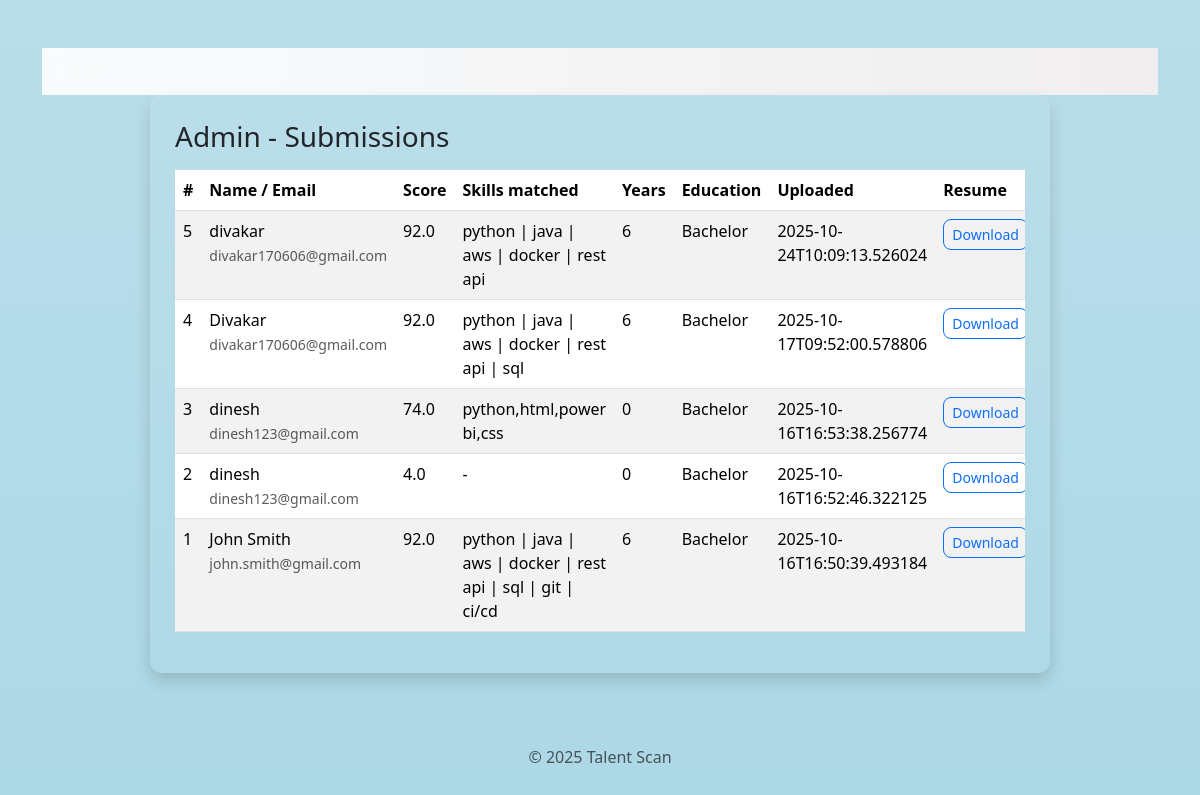
The page /admin on the database its author committed.
### tables this page shows
CREATE TABLE resumes (
            id INTEGER PRIMARY KEY AUTOINCREMENT,
            name TEXT,
            email TEXT,
            filename TEXT,
            score REAL,
            matches TEXT,
            years_experience INTEGER,
            education TEXT,
            job_description TEXT,
            created_at TEXT
        );

### app.py (the view)
@app.route("/admin")
def admin():
    db = get_db()
    cur = db.execute("SELECT * FROM resumes ORDER BY created_at DESC")
    rows = cur.fetchall()
    return render_template("admin.html", rows=rows)

### app.py (called while the page is built)
def get_db():
    db = getattr(g, "_database", None)
    if db is None:
        db = g._database = sqlite3.connect(DB_PATH)
        db.row_factory = sqlite3.Row
    return db

@app.teardown_appcontext
def close_connection(exception):
    db = getattr(g, "_database", None)
    if db is not None:
        db.close()

### templates/admin.html
{% extends "base.html" %}
{% block content %}
<nav class="navbar navbar-expand-lg navbar-dark navbar-custom">
      <div class="container">
          <a class="btn btn-outline-light btn-sm" href="{{ url_for('index') }}">Home</a>
      </div>
</nav>
<div class="card shadow mx-auto premium-card">
  <div class="card-body p-4">
    <h3>Admin - Submissions</h3>
    <div class="table-responsive mt-3">
      <table class="table table-striped">
        <thead>
          <tr>
            <th>#</th>
            <th>Name / Email</th>
            <th>Score</th>
            <th>Skills matched</th>
            <th>Years</th>
            <th>Education</th>
            <th>Uploaded</th>
            <th>Resume</th>
          </tr>
        </thead>
        <tbody>
          {% for r in rows %}
          <tr>
            <td>{{ r["id"] }}</td>
            <td>{{ r["name"] }}<br><small class="text-muted">{{ r["email"] }}</small></td>
            <td>{{ r["score"] }}</td>
            <td>{{ r["matches"] or "-" }}</td>
            <td>{{ r["years_experience"] }}</td>
            <td>{{ r["education"] }}</td>
            <td>{{ r["created_at"] }}</td>
            <td><a class="btn btn-sm btn-outline-primary" href="{{ url_for('uploaded_file', filename=r['filename']) }}">Download</a></td>
          </tr>
          {% endfor %}
        </tbody>
      </table>
    </div>
  </div>
</div>
{% endblock %}

### templates/base.html (shortened to what this page needs)
<!doctype html>
<html lang="en">
  <head>
    <link href="https://cdn.jsdelivr.net/npm/bootstrap@5.3.2/dist/css/bootstrap.min.css" rel="stylesheet">
    <link rel="stylesheet" href="style.css">
  </head>
  <body class="bg-gradient" style="background-color: lightblue;">
    <main class="container py-5">
      {% block content %}{% endblock %}
    </main>
    <footer class="text-center py-4 text-muted">
      &copy; {{ (2025) }} Talent Scan
    </footer>
  </body>
</html>

### templates/static/css/style.css (style rules this page uses)
body.bg-gradient { background: linear-gradient(135deg, #0f172a 0%, #0b1220 100%); background-color: aquamarine; min-height: 100vh; color: #ffffff; }
.navbar-custom { background: linear-gradient(90deg, rgba(255, 255, 255, 0.915), rgba(245, 239, 239, 0.921)); }
.premium-card { max-width: 900px; border-radius: 12px; background: linear-gradient(180deg, rgba(255,255,255,0.03), rgba(255,255,255,0.02)); border: 1px solid rgba(255,255,255,0.04); }
.form-control, .btn { border-radius: 8px; }

### rows shown on the page
resumes: id "5", name "divakar", email "divakar170606@gmail.com", score "92.0", matches "python | java | aws | docker | rest api", years_experience "6", education "Bachelor", created_at "2025-10-24T10:09:13.526024"
resumes: id "4", name "Divakar", email "divakar170606@gmail.com", score "92.0", matches "python | java | aws | docker | rest api | sql", years_experience "6", education "Bachelor", created_at "2025-10-17T09:52:00.578806"
resumes: id "3", name "dinesh", email "dinesh123@gmail.com", score "74.0", matches "python,html,power bi,css", years_experience "0", education "Bachelor", created_at "2025-10-16T16:53:38.256774"
resumes: id "2", name "dinesh", email "dinesh123@gmail.com", score "4.0", matches "-", years_experience "0", education "Bachelor", created_at "2025-10-16T16:52:46.322125"
resumes: id "1", name "John Smith", email "john.smith@gmail.com", score "92.0", matches "python | java | aws | docker | rest api | sql | git | ci/cd", years_experience "6", education "Bachelor", created_at "2025-10-16T16:50:39.493184"

### other values the page prints
{{ (2025) }} "2025"
